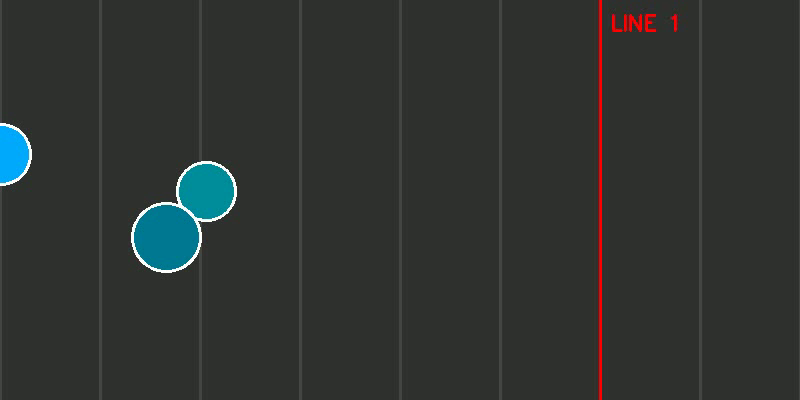
#> input picture frame 60 of chieu.mp4, 800 x 400 px
$ python lap2.py
#> lines starting #> are read from the running program, lines starting #| are printed output that depends on the picture; after the words box and inside, x2 and y2 are one past the last pixel; in counts of white or black regions, pixels touching at a corner belong together
import cv2 as cv
import numpy as np
import math

cap = cv.VideoCapture("chieu.mp4")

line_x = 600
DIST_THRESHOLD = 70
MAX_MISSED = 12
MERGE_DIST = 25          # gộp circles gần nhau
COOLDOWN_FRAMES = 10     # chống đếm lại do nhảy
MIN_TRACK_AGE = 3        # so frame toi thieu truoc khi dem
SIDE_HYSTERESIS = 5      # vung dem quanh line de giam nhay
FRAME_DELAY_MS = 30      # tang de chay cham hon

objs = []
next_id = 0
count = 0
frame_idx = 0

def merge_circles(circles, merge_dist=25):
    """Gộp các circle có tâm gần nhau (giảm detect trùng)."""
    kept = []
    for (x, y, r) in circles:
        found = False
        for k in kept:
            if math.hypot(k[0]-x, k[1]-y) < merge_dist:
                # giữ circle "to hơn" (hoặc bạn có thể lấy trung bình)
                if r > k[2]:
                    k[0], k[1], k[2] = x, y, r
                found = True
                break
        if not found:
            kept.append([x, y, r])
    return np.array(kept, dtype=int)

while True:
    ret, frame = cap.read()
#> frame is the input picture: shape (400, 800, 3); mean B, G, R 48.9, 51.2, 47.5
    if not ret:
        break
    frame_idx += 1

    gray = cv.cvtColor(frame, cv.COLOR_BGR2GRAY)
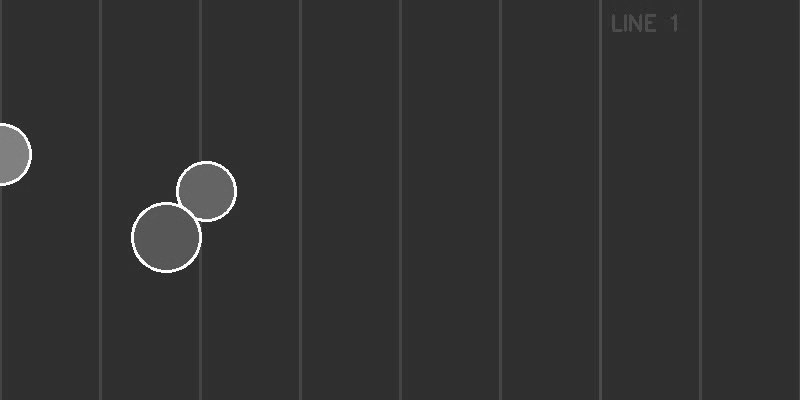
#> gray: shape (400, 800); min 38, max 255, mean 49.8
    gray = cv.medianBlur(gray, 5)

    circles = cv.HoughCircles(
        gray, cv.HOUGH_GRADIENT,
        dp=1, minDist=20,
        param1=60, param2=35,   # bạn có thể tăng param2 để giảm detect rác
        minRadius=5, maxRadius=50
    )
#> circles = [[167.5, 237.5, 33.7], [204.5, 192.5, 29.1]]

    cv.line(frame, (line_x, 0), (line_x, frame.shape[0]), (0,255,0), 2)
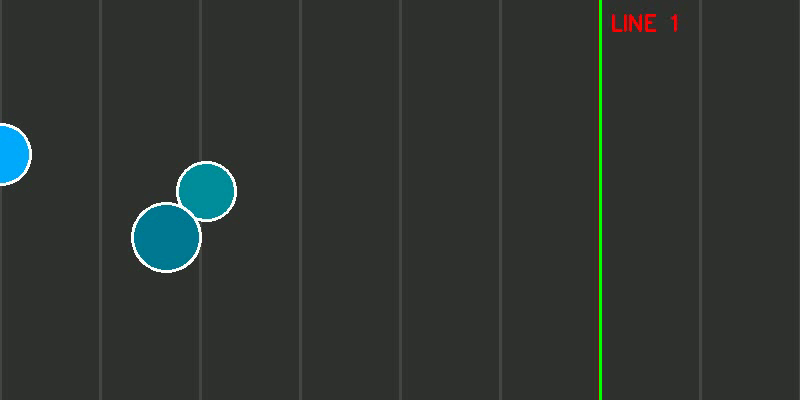
#> frame: shape (400, 800, 3); 0.38% of pixels changed, all inside (x1, y1, x2, y2) = (599, 0, 602, 400)

    # reset matched per frame
    for o in objs:
        o["matched"] = False

    detections = []
    if circles is not None:
        circles = np.round(circles[0]).astype(int)
#> circles = [[168, 238, 34], [204, 192, 29]]
        circles = merge_circles(circles, MERGE_DIST)  # (A) gộp trùng
#> the loop in merge_circles, `for (x, y, r) in circles:` made 2 passes
#> after the loop in merge_circles, `for (x, y, r) in circles:`: k = [168, 238, 34]; kept = [[168, 238, 34], [204, 192, 29]]
        detections = circles.tolist()
#> detections = [[168, 238, 34], [204, 192, 29]]

    # (B) match one-to-one: mỗi detection tìm obj gần nhất chưa matched
    for (x, y, r) in detections:
        cv.circle(frame, (x, y), r, (0,0,255), 2)

        best = None
        best_dist = 1e9
        for o in objs:
            if o["matched"]:
                continue
            d = math.hypot(o["x"]-x, o["y"]-y)
            if d < best_dist:
                best_dist = d
                best = o

        if best is not None and best_dist < DIST_THRESHOLD:
            best["prev_x"] = best["x"]
            best["x"], best["y"] = x, y
            best["matched"] = True
            best["last_seen"] = frame_idx
            best["age"] += 1

            prev_side = best["side"]
            if best["x"] < line_x - SIDE_HYSTERESIS:
                best["side"] = "L"
            elif best["x"] > line_x + SIDE_HYSTERESIS:
                best["side"] = "R"

            dx = best["x"] - best["prev_x"]

            # (C) đếm khi cắt line, đúng hướng, và cooldown
            crossed = (prev_side == "L" and best["side"] == "R")
            if (not best["counted"]
                and crossed
                and dx > 0
                and best["age"] >= MIN_TRACK_AGE
                and frame_idx - best["last_count_frame"] > COOLDOWN_FRAMES):
                count += 1
                best["counted"] = True
                best["last_count_frame"] = frame_idx
                print(f"COUNT={count}  id={best['id']}  x={best['x']}")

        else:
            # tạo obj mới
            objs.append({
                "id": next_id,
                "x": x, "y": y,
                "prev_x": x,
                "last_seen": frame_idx,
                "matched": True,
                "counted": False,
                "last_count_frame": -999999,
                "age": 0,
                "side": "L" if x < line_x - SIDE_HYSTERESIS else ("R" if x > line_x + SIDE_HYSTERESIS else "U")
            })
            next_id += 1
#> this loop made 2 passes
#> (x, y, r, next_id) on passes 1 to 2: (168, 238, 34, 1), (204, 192, 29, 2)
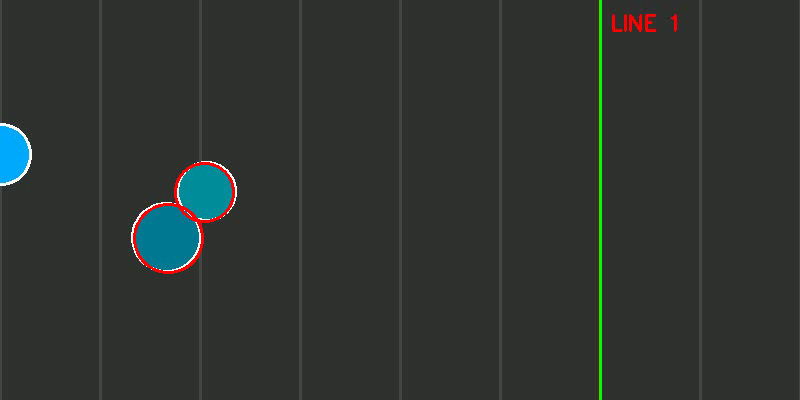
#> frame: shape (400, 800, 3); 0.36% of pixels changed, all inside (x1, y1, x2, y2) = (133, 162, 235, 274)
#> after the loop, count = 0; next_id = 2; objs = 2 items

    # xoá obj mất dấu
    objs = [o for o in objs if frame_idx - o["last_seen"] <= MAX_MISSED]

    cv.putText(frame, f"Count: {count}", (20, 40),
               cv.FONT_HERSHEY_SIMPLEX, 1, (255,255,0), 2)
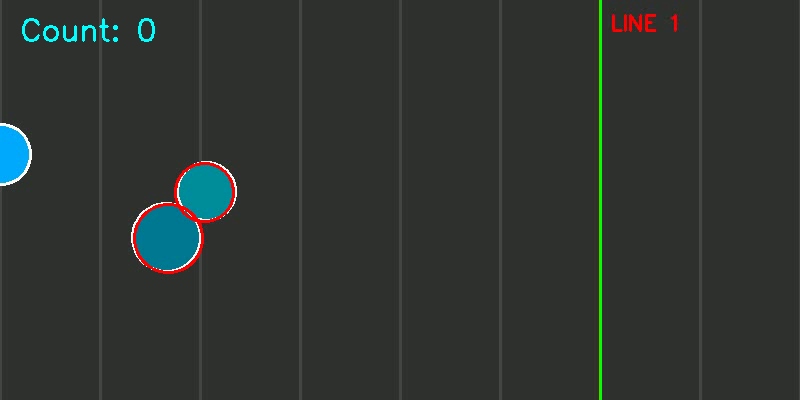
#> frame: shape (400, 800, 3); 0.26% of pixels changed, all inside (x1, y1, x2, y2) = (22, 18, 155, 42)
    cv.imshow("f", frame)
    if cv.waitKey(FRAME_DELAY_MS) == ord('q'):
#> (key q is pressed here)
        break

cap.release()
cv.destroyAllWindows()

$ run again, starting later in the video
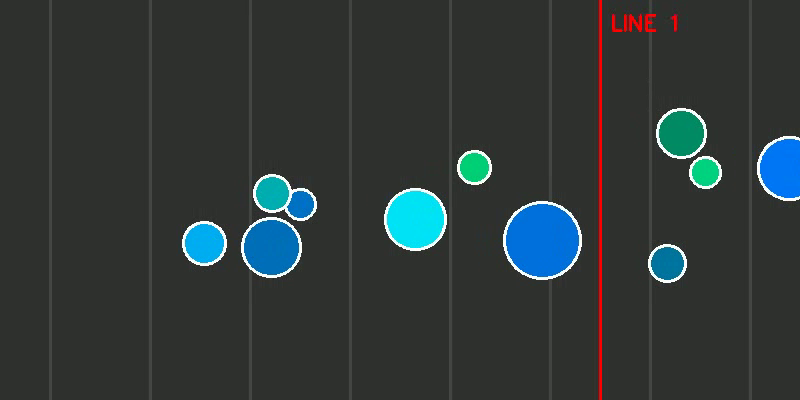
#> input picture frame 270 of chieu.mp4, 800 x 400 px
#> frame is the input picture: shape (400, 800, 3); mean B, G, R 56.6, 56.6, 48.1
#> `circles = cv.HoughCircles( gray, cv.HOUGH_GRADIENT, dp=1, minDist=20, ..`: circles = [[415.5, 217.5, 29.9], [680.5, 132.5, 25.2], [539.5, 240.5, 37.1], [270.5, 248.5, 29.1], [202.5, 243.5, 20.8], [666.5, 263.5, 19.6], [272.5, 192.5, 16.5], [703.5, 172.5, 14.7], [472.5, 165.5, 15.2]]
#> `circles = np.round(circles[0]).astype(int)`: circles = [[416, 218, 30], [680, 132, 25], [540, 240, 37], [270, 248, 29], [202, 244, 21], [666, 264, 20], [272, 192, 16], [704, 172, 15], [472, 166, 15]]
#> the loop in merge_circles, `for (x, y, r) in circles:` made 9 passes
#> after the loop in merge_circles, `for (x, y, r) in circles:`: k = [704, 172, 15]; kept has the same summary as circles outside merge_circles
#> detections has the same summary as circles
#> the loop `for (x, y, r) in detections:` made 9 passes
#> after the loop `for (x, y, r) in detections:`:
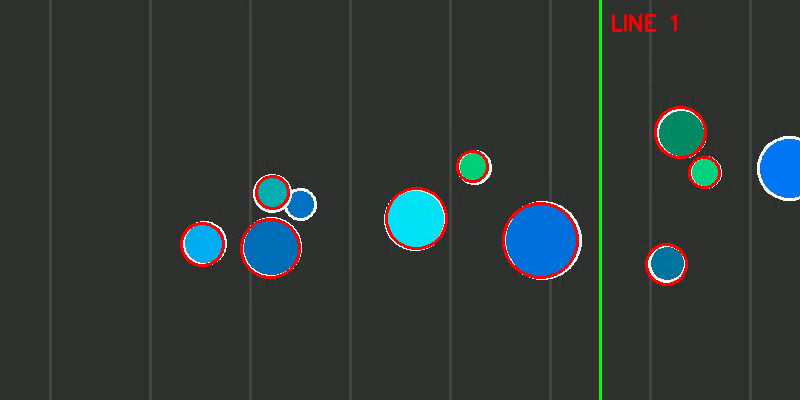
#> frame: shape (400, 800, 3); mean B, G, R 54.2, 55.2, 48.6
#> after the loop `for (x, y, r) in detections:`: count = 0; next_id = 9; objs = 9 items
#> `cv.putText(frame, f"Count: {count}", (20, 40), cv.FONT_HERSHEY_SIMPLEX..`:
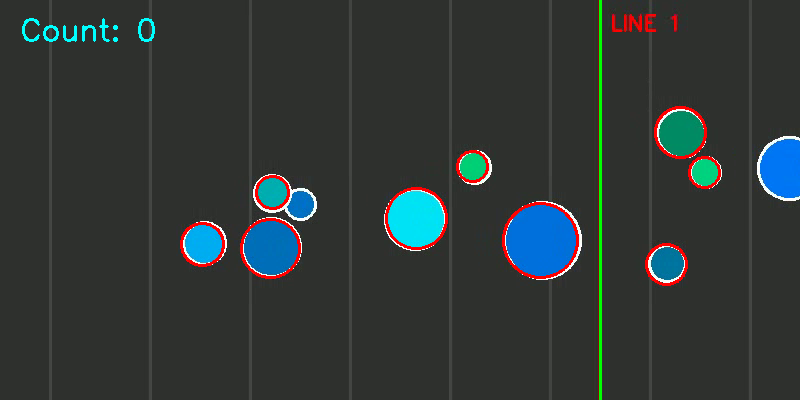
#> frame: shape (400, 800, 3); 0.26% of pixels changed, all inside (x1, y1, x2, y2) = (22, 18, 155, 42)

$ run again, starting later in the video
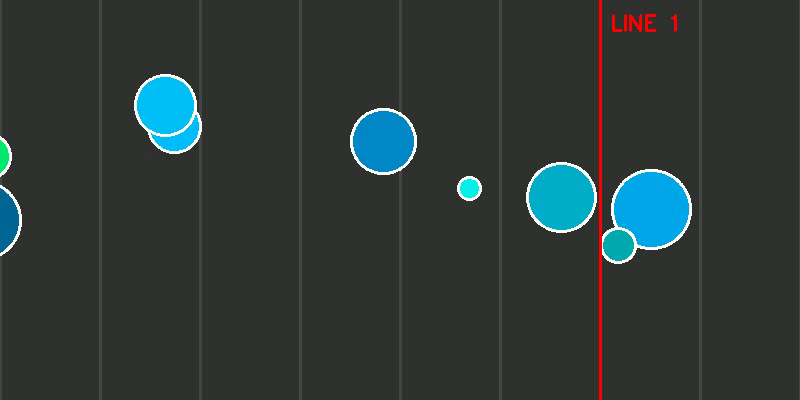
#> input picture frame 480 of chieu.mp4, 800 x 400 px
#> frame is the input picture: shape (400, 800, 3); mean B, G, R 56, 56.5, 47.7
#> `circles = cv.HoughCircles( gray, cv.HOUGH_GRADIENT, dp=1, minDist=20, ..`: circles = [[560.5, 196.5, 35.3], [652.5, 209.5, 38.8], [383.5, 139.5, 31.9], [165.5, 104.5, 28], [618.5, 245.5, 15], [469.5, 187.5, 9.6]]
#> `circles = np.round(circles[0]).astype(int)`: circles = [[560, 196, 35], [652, 210, 39], [384, 140, 32], [166, 104, 28], [618, 246, 15], [470, 188, 10]]
#> the loop in merge_circles, `for (x, y, r) in circles:` made 6 passes
#> after the loop in merge_circles, `for (x, y, r) in circles:`: k = [618, 246, 15]; kept has the same summary as circles outside merge_circles
#> detections has the same summary as circles
#> the loop `for (x, y, r) in detections:` made 6 passes
#> after the loop `for (x, y, r) in detections:`:
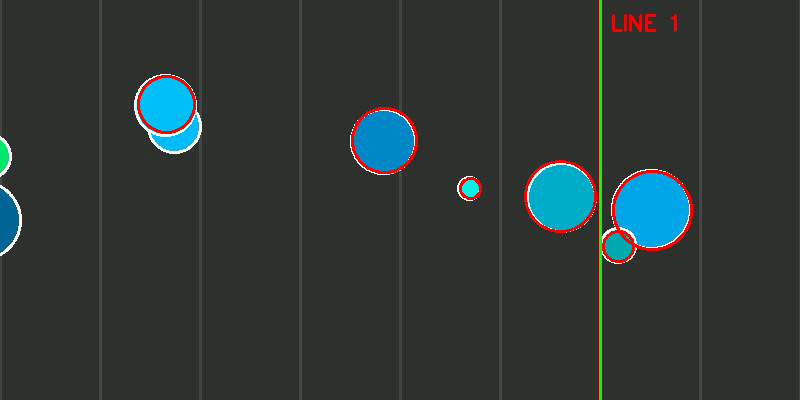
#> frame: shape (400, 800, 3); mean B, G, R 54, 55.5, 47.9
#> after the loop `for (x, y, r) in detections:`: count = 0; next_id = 6; objs = 6 items
#> `cv.putText(frame, f"Count: {count}", (20, 40), cv.FONT_HERSHEY_SIMPLEX..`:
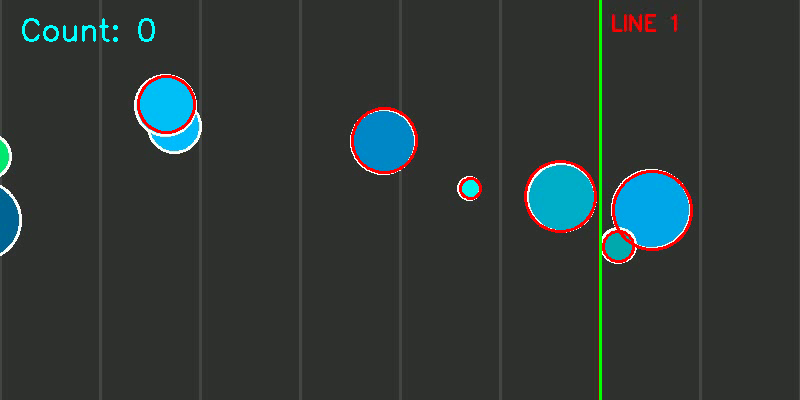
#> frame: shape (400, 800, 3); 0.26% of pixels changed, all inside (x1, y1, x2, y2) = (22, 18, 155, 42)
